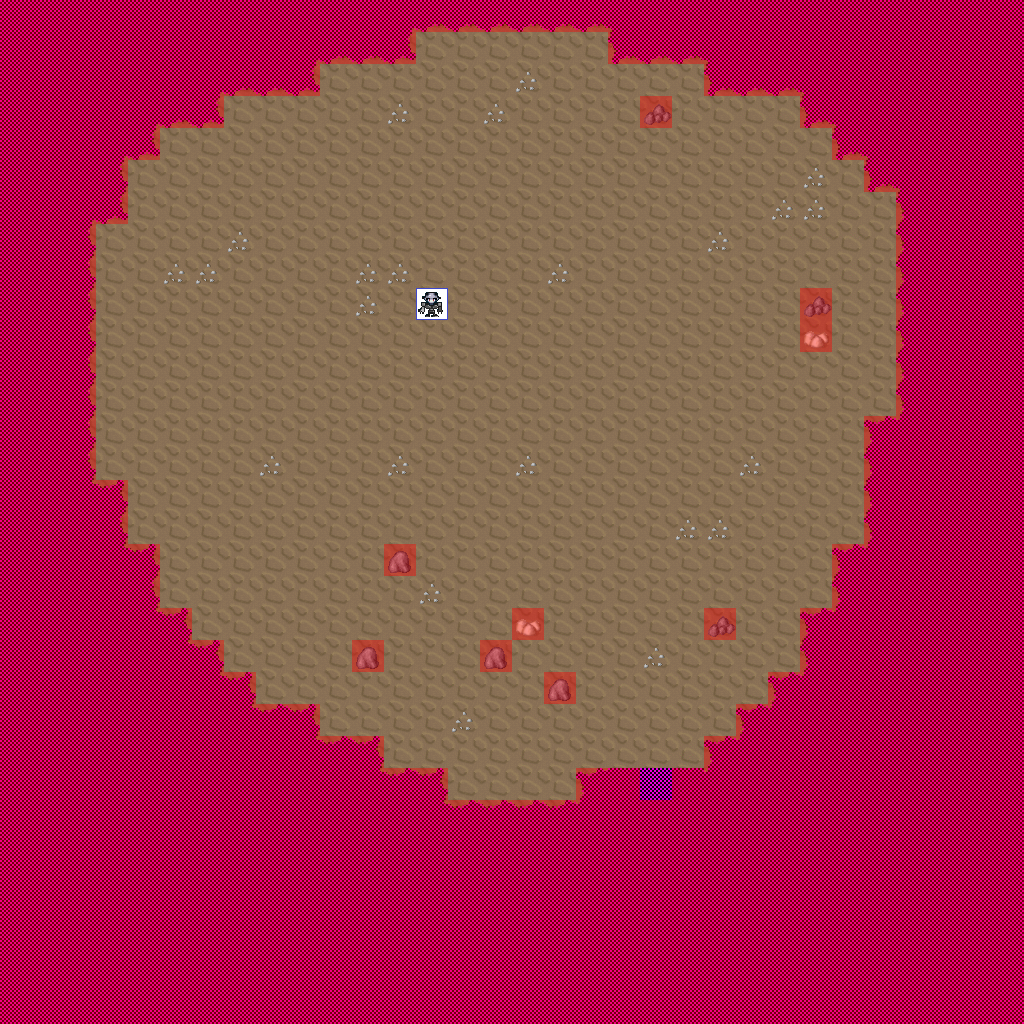

This game map was drawn from its Tiled (.tmx) file and the tilesets committed beside it. A one-line description and the trimmed map source follow:
An orthogonal 32x32 tile map with 32x32 px tiles, 6 tile layers (0_floor, 1_terrain, 2_object, 3_roof, ...), 1 hidden layer not drawn, 18 tilesets.

<map version="1.0" orientation="orthogonal" renderorder="right-down" width="32" height="32" tilewidth="32" tileheight="32" nextobjectid="1">
 <tileset firstgid="1" name="ground" tilewidth="32" tileheight="32" tilecount="5" columns="5">
  <image source="../../tileset/ground/brown.png" width="160" height="32" />
 </tileset>
 <tileset firstgid="6" name="table" tilewidth="32" tileheight="32" tilecount="3" columns="1">
  <image source="../../tileset/furniture/table/long_front_on_pale.png" width="32" height="96" />
 </tileset>
 <tileset firstgid="9" name="statue" tilewidth="32" tileheight="32" tilecount="6" columns="3">
  <image source="../../tileset/item/statue/metal_and_stone.png" width="96" height="64" />
 </tileset>
 <tileset firstgid="15" name="throne" tilewidth="32" tileheight="32" tilecount="6" columns="3">
  <image source="../../tileset/furniture/chair/throne.png" width="96" height="64" />
 </tileset>
 <tileset firstgid="21" name="lamp" tilewidth="32" tileheight="32" tilecount="4" columns="4">
  <image source="../../tileset/furniture/light/small_lamp.png" width="128" height="32" />
 </tileset>
 <tileset firstgid="25" name="barell closed" tilewidth="32" tileheight="32" tilecount="2" columns="1">
  <image source="../../tileset/item/pot/barrel_tall.png" width="32" height="64" />
 </tileset>
 <tileset firstgid="27" name="barell 2" tilewidth="32" tileheight="32" tilecount="2" columns="1">
  <image source="../../tileset/item/pot/small_barrel.png" width="32" height="64" />
 </tileset>
 <tileset firstgid="29" name="steel lamp" tilewidth="32" tileheight="32" tilecount="3" columns="1">
  <image source="../../tileset/furniture/light/iron_lamp.png" width="32" height="96" />
 </tileset>
 <tileset firstgid="32" name="flames" tilewidth="32" tileheight="32" tilecount="6" columns="6">
  <image source="../../tileset/furniture/light/flames.png" width="192" height="32" />
 </tileset>
 <tileset firstgid="38" name="rug" tilewidth="32" tileheight="32" tilecount="12" columns="3">
  <image source="../../tileset/furniture/carpet/pink_rug.png" width="96" height="128" />
 </tileset>
 <tileset firstgid="50" name="amazoness" tilewidth="32" tileheight="32" tilecount="10" columns="10">
  <image source="../../tileset/logic/creature/amazon.png" width="320" height="32" />
 </tileset>
 <tileset firstgid="60" name="blood" tilewidth="32" tileheight="32" tilecount="1" columns="1">
  <image source="../../tileset/item/blood/floor_stain.png" width="32" height="32" />
 </tileset>
 <tileset firstgid="61" name="corpse" tilewidth="32" tileheight="32" tilecount="2" columns="2">
  <image source="../../tileset/item/corpse/skull_dark.png" width="64" height="32" />
 </tileset>
 <tileset firstgid="63" name="portal" tilewidth="32" tileheight="32" tilecount="7" columns="7">
  <image source="../../tileset/logic/portal.png" width="224" height="32" />
 </tileset>
 <tileset firstgid="70" name="collision" tilewidth="32" tileheight="32" tilecount="1" columns="1">
  <image source="../../tileset/logic/collision.png" width="32" height="32" />
 </tileset>
 <tileset firstgid="71" name="wall/int_rock" tilewidth="32" tileheight="32" tilecount="140" columns="10">
  <image source="../../tileset/building/wall/int_rock.png" width="320" height="448" />
 </tileset>
 <tileset firstgid="211" name="rocks" tilewidth="32" tileheight="32" tilecount="4" columns="2">
  <image source="../../tileset/ground/rock/rocks.png" width="64" height="64" />
 </tileset>
 <tileset firstgid="215" name="faumonia_bossy" tilewidth="32" tileheight="32" tilecount="4" columns="4">
  <image source="../../tileset/logic/creature/faumonia_bossy.png" width="128" height="32" />
 </tileset>
 <layer name="0_floor" width="32" height="32">
  <data>[1024 cells, 1024 non-empty, 2 distinct tile ids]</data>
 </layer>
 <layer name="1_terrain" width="32" height="32">
  <data>[1024 cells, 586 non-empty, 23 distinct tile ids]</data>
 </layer>
 <layer name="2_object" width="32" height="32">
  <data>[1024 cells, 0 non-empty, 0 distinct tile ids]</data>
 </layer>
 <layer name="3_roof" width="32" height="32">
  <data>[1024 cells, 0 non-empty, 0 distinct tile ids]</data>
 </layer>
 <layer name="objects" width="32" height="32">
  <data>[1024 cells, 1 non-empty, 1 distinct tile ids]</data>
 </layer>
 <layer name="collision" width="32" height="32" opacity="0.4">
  <data>[1024 cells, 562 non-empty, 1 distinct tile ids]</data>
 </layer>
 <layer name="protection" width="32" height="32" visible="0">
  <data>[1024 cells, 0 non-empty, 0 distinct tile ids]</data>
 </layer>
</map>
